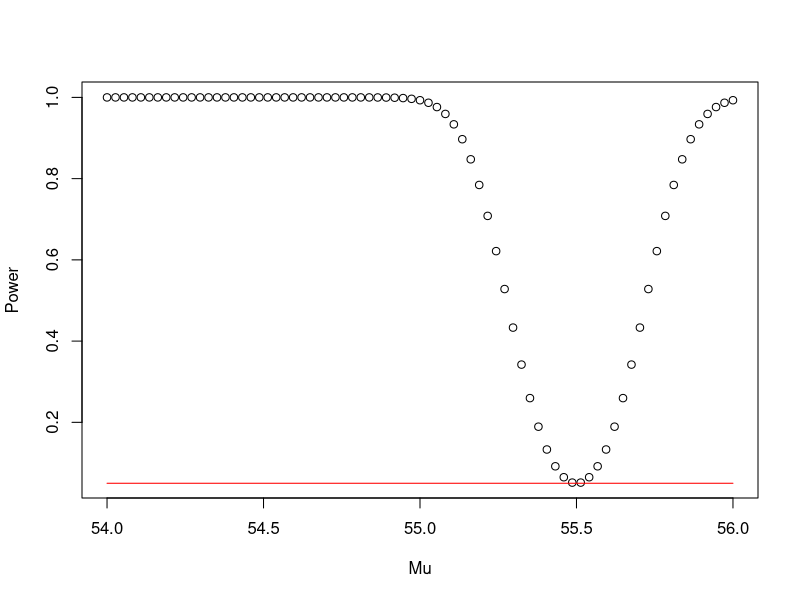
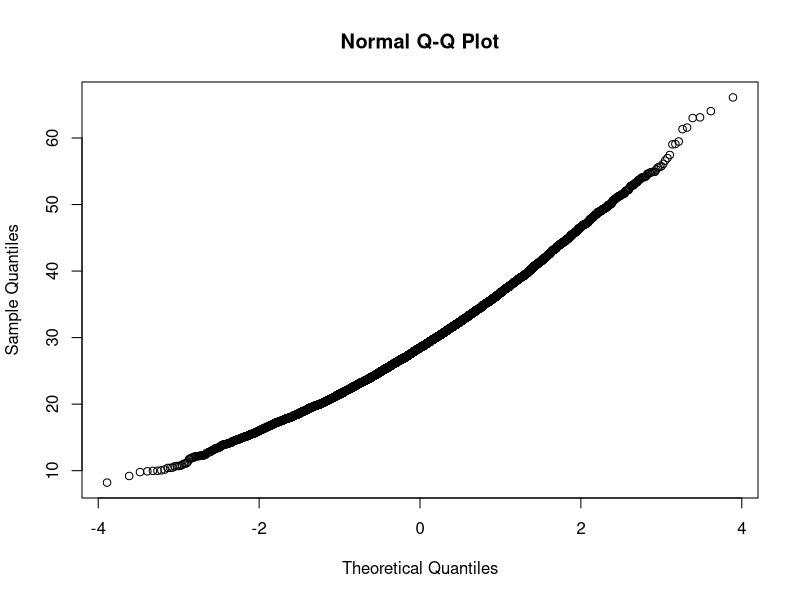
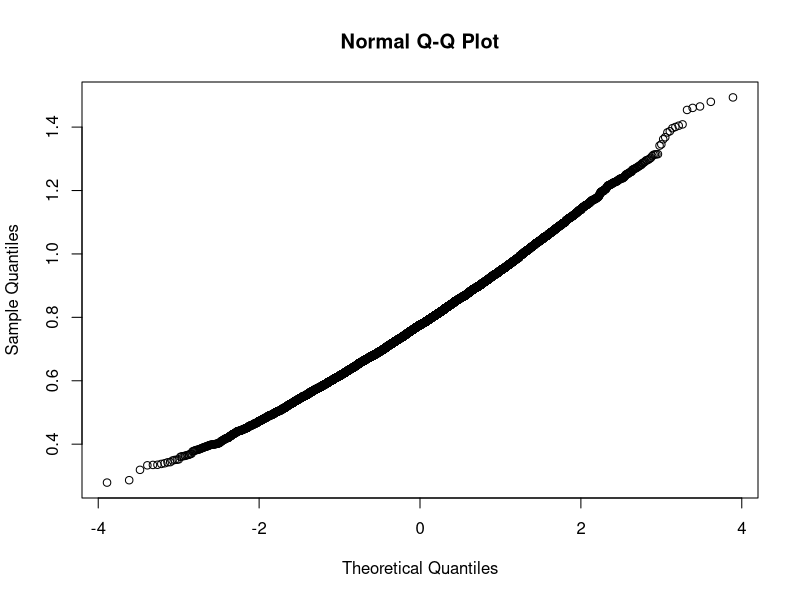

These figures' R source, in order:
## ---- chunk 1
knitr::opts_chunk$set(echo = TRUE)
## ---- chunk 2
sigma<- 2/3
alpha<- .01
beta<- .05
mu0<- 55
delta<- .5
Za2<- qnorm(alpha/2, lower.tail=FALSE)
Zb<-  qnorm(beta, lower.tail=FALSE)
n=27.9
n
## ---- chunk 3
t=.2/(.8/sqrt(28))
t=2.89
2*pt(-abs(t),df=27)
## ---- chunk 4
n=50
t=2.58+(.5*sqrt(50)/.8-1.645)
power = 1 - pt(t,df=49)
power =.554
power
## ---- chunk 5
 pt( abs(t), df= n, lower.tail=FALSE)*2 
## ---- chunk 6
 pnorm( abs(t) , lower.tail=FALSE)*2
## ---- chunk 7
n<- 50 
mu<- 55.5
mu0<- 55
sigma<- .8
delta<- mu - mu0 
alpha<- .05
Za2<- qnorm( alpha/2, lower.tail=FALSE)
power<-  pnorm(   -Za2 + delta/(sigma/sqrt( n)) ) +
       1 - pnorm(  Za2 + delta/(sigma/sqrt( n)) )
## ---- chunk 8
muGrid<- seq( 54, 56, length.out= 75)
## ---- chunk 9
power=numeric(75)
for (i in 1:75)
{
  n<- 50 
  mu1=muGrid[i]
  mu0<- 55
  sigma<- .8
  delta<- mu - mu1 
  alpha<- .05
  Za2<- qnorm( alpha/2, lower.tail=FALSE)
  power[i]<-  pnorm(   -Za2 + delta/(sigma/sqrt( n)) ) +
       1 - pnorm(  Za2 + delta/(sigma/sqrt( n)) )
}
plot(muGrid,power,xlab="Mu",ylab='Power')
grid<- seq( .05, .05, length.out= 75)
lines(muGrid,grid,col='red')
## ---- chunk 10
 ind<-  power <= .8 
 range( muGrid[ind]) 
## ---- chunk 11
M<- 10000
n<- 30 
mu<- 55
sigma0<- .8
W<- rep( NA, 10000)
set.seed( 111)
for( k in 1:M ){
  ySample<- rnorm( n, mu, sigma0)
  W[k]<- (n-1)* var( ySample)/ sigma0^2
}

## ---- chunk 12
qqnorm(W)
## ---- chunk 13
M<- 10000
n<- 30 
mu<- 55
sigma0<- .8
W<- rep( NA, 10000)
set.seed( 111)
for( k in 1:M ){
  ySample<- rnorm( n, mu, sigma0)
  absDiff<- abs( ySample - median(ySample) )
  mad<-  1.4826 * median ( absDiff )
  W[k]<-mad 
}
qqnorm(W)
